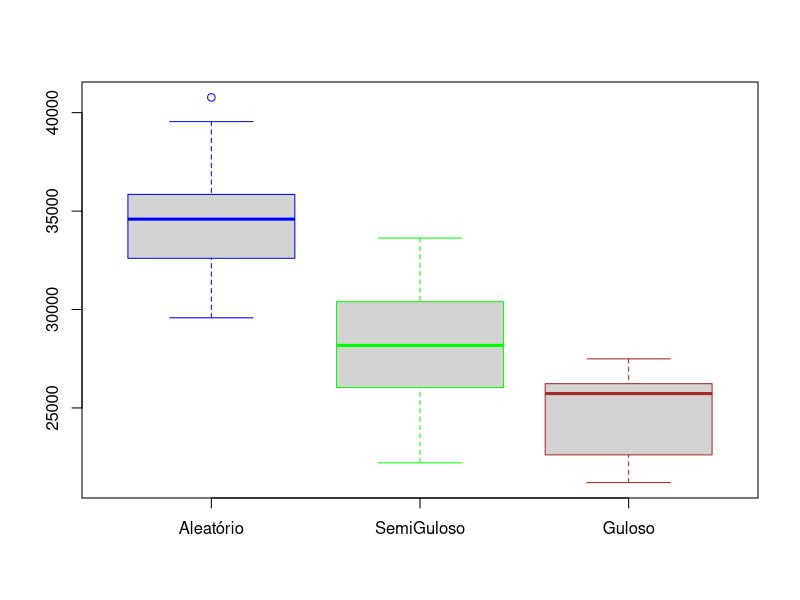

Here is the R script that generated this plot:
aleatorio   <- read.table("aleatorio.txt")
semi_guloso <- read.table("semi_guloso.txt")
guloso      <- read.table("guloso.txt")

aleatorio = as.numeric(aleatorio)
mean(aleatorio)
sd(aleatorio)

semi_guloso = as.numeric(semi_guloso)
mean(semi_guloso)
sd(semi_guloso)

guloso = as.numeric(guloso)
mean(guloso)
sd(guloso)

boxplot(aleatorio,
        semi_guloso,
        guloso,
        names = c("Aleatório", "SemiGuloso", "Guloso"),
        border = c("blue", "green", "brown"),
        varwidth = TRUE)